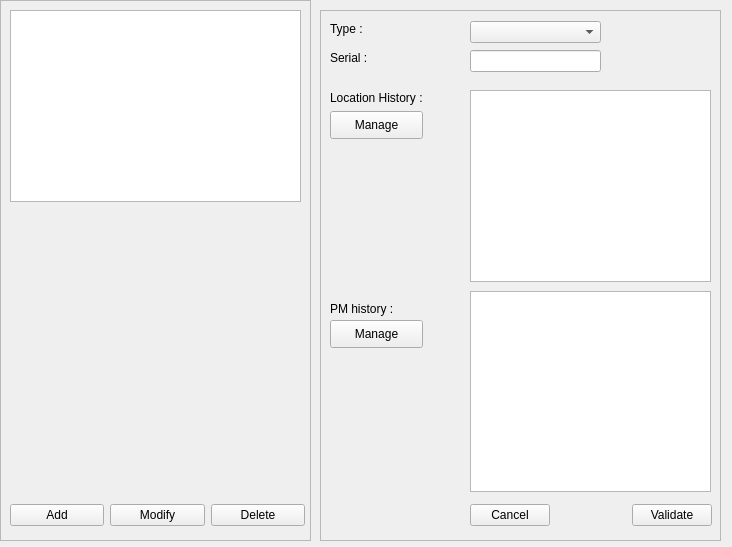
<?xml version="1.0" encoding="UTF-8"?>
<ui version="4.0">
 <class>manage</class>
 <widget class="QMainWindow" name="manage">
  <property name="geometry">
   <rect>
    <x>0</x>
    <y>0</y>
    <width>732</width>
    <height>547</height>
   </rect>
  </property>
  <property name="windowTitle">
   <string>Manage pumps</string>
  </property>
  <widget class="QWidget" name="centralwidget">
   <widget class="QFrame" name="dataframe">
    <property name="geometry">
     <rect>
      <x>320</x>
      <y>10</y>
      <width>401</width>
      <height>531</height>
     </rect>
    </property>
    <property name="frameShape">
     <enum>QFrame::StyledPanel</enum>
    </property>
    <property name="frameShadow">
     <enum>QFrame::Sunken</enum>
    </property>
    <widget class="QListView" name="loclist">
     <property name="geometry">
      <rect>
       <x>150</x>
       <y>80</y>
       <width>241</width>
       <height>192</height>
      </rect>
     </property>
     <property name="editTriggers">
      <set>QAbstractItemView::CurrentChanged|QAbstractItemView::DoubleClicked|QAbstractItemView::SelectedClicked</set>
     </property>
    </widget>
    <widget class="QLabel" name="pmlabel">
     <property name="geometry">
      <rect>
       <x>10</x>
       <y>291</y>
       <width>68</width>
       <height>16</height>
      </rect>
     </property>
     <property name="text">
      <string>PM history :</string>
     </property>
    </widget>
    <widget class="QPushButton" name="managehistorybutton">
     <property name="geometry">
      <rect>
       <x>10</x>
       <y>101</y>
       <width>93</width>
       <height>28</height>
      </rect>
     </property>
     <property name="text">
      <string>Manage</string>
     </property>
    </widget>
    <widget class="QListView" name="pmlist">
     <property name="geometry">
      <rect>
       <x>150</x>
       <y>281</y>
       <width>241</width>
       <height>201</height>
      </rect>
     </property>
     <property name="editTriggers">
      <set>QAbstractItemView::NoEditTriggers</set>
     </property>
    </widget>
    <widget class="QWidget" name="horizontalLayoutWidget_5">
     <property name="geometry">
      <rect>
       <x>150</x>
       <y>490</y>
       <width>242</width>
       <height>30</height>
      </rect>
     </property>
     <layout class="QHBoxLayout" name="horizontalLayout_6">
      <item>
       <widget class="QPushButton" name="cancelbutton">
        <property name="text">
         <string>Cancel</string>
        </property>
       </widget>
      </item>
      <item>
       <spacer name="horizontalSpacer_2">
        <property name="orientation">
         <enum>Qt::Horizontal</enum>
        </property>
        <property name="sizeHint" stdset="0">
         <size>
          <width>40</width>
          <height>20</height>
         </size>
        </property>
       </spacer>
      </item>
      <item>
       <widget class="QPushButton" name="validatebutton">
        <property name="enabled">
         <bool>true</bool>
        </property>
        <property name="text">
         <string>Validate</string>
        </property>
       </widget>
      </item>
     </layout>
    </widget>
    <widget class="QLabel" name="loclabel">
     <property name="geometry">
      <rect>
       <x>10</x>
       <y>80</y>
       <width>122</width>
       <height>16</height>
      </rect>
     </property>
     <property name="text">
      <string>Location History : </string>
     </property>
    </widget>
    <widget class="QPushButton" name="managepmbutton">
     <property name="geometry">
      <rect>
       <x>10</x>
       <y>310</y>
       <width>93</width>
       <height>28</height>
      </rect>
     </property>
     <property name="text">
      <string>Manage</string>
     </property>
    </widget>
    <widget class="QLineEdit" name="lineserial">
     <property name="geometry">
      <rect>
       <x>150</x>
       <y>40</y>
       <width>131</width>
       <height>22</height>
      </rect>
     </property>
    </widget>
    <widget class="QLabel" name="label_2">
     <property name="geometry">
      <rect>
       <x>10</x>
       <y>11</y>
       <width>37</width>
       <height>16</height>
      </rect>
     </property>
     <property name="text">
      <string>Type :</string>
     </property>
    </widget>
    <widget class="QComboBox" name="typecombo">
     <property name="geometry">
      <rect>
       <x>150</x>
       <y>11</y>
       <width>131</width>
       <height>22</height>
      </rect>
     </property>
    </widget>
    <widget class="QLabel" name="label_3">
     <property name="geometry">
      <rect>
       <x>10</x>
       <y>40</y>
       <width>42</width>
       <height>16</height>
      </rect>
     </property>
     <property name="text">
      <string>Serial :</string>
     </property>
    </widget>
   </widget>
   <widget class="QFrame" name="selectframe">
    <property name="geometry">
     <rect>
      <x>0</x>
      <y>0</y>
      <width>311</width>
      <height>541</height>
     </rect>
    </property>
    <property name="frameShape">
     <enum>QFrame::StyledPanel</enum>
    </property>
    <property name="frameShadow">
     <enum>QFrame::Raised</enum>
    </property>
    <widget class="QWidget" name="horizontalLayoutWidget">
     <property name="geometry">
      <rect>
       <x>10</x>
       <y>500</y>
       <width>295</width>
       <height>30</height>
      </rect>
     </property>
     <layout class="QHBoxLayout" name="horizontalLayout">
      <item>
       <widget class="QPushButton" name="addbutton">
        <property name="text">
         <string>Add</string>
        </property>
       </widget>
      </item>
      <item>
       <widget class="QPushButton" name="modifbutton">
        <property name="enabled">
         <bool>true</bool>
        </property>
        <property name="text">
         <string>Modify</string>
        </property>
       </widget>
      </item>
      <item>
       <widget class="QPushButton" name="deletebutton">
        <property name="enabled">
         <bool>true</bool>
        </property>
        <property name="text">
         <string>Delete</string>
        </property>
       </widget>
      </item>
     </layout>
    </widget>
    <widget class="QListView" name="pumplist">
     <property name="geometry">
      <rect>
       <x>10</x>
       <y>10</y>
       <width>291</width>
       <height>192</height>
      </rect>
     </property>
     <property name="editTriggers">
      <set>QAbstractItemView::NoEditTriggers</set>
     </property>
     <property name="showDropIndicator" stdset="0">
      <bool>false</bool>
     </property>
     <property name="alternatingRowColors">
      <bool>false</bool>
     </property>
     <property name="selectionBehavior">
      <enum>QAbstractItemView::SelectRows</enum>
     </property>
    </widget>
   </widget>
  </widget>
 </widget>
 <resources/>
 <connections/>
</ui>
